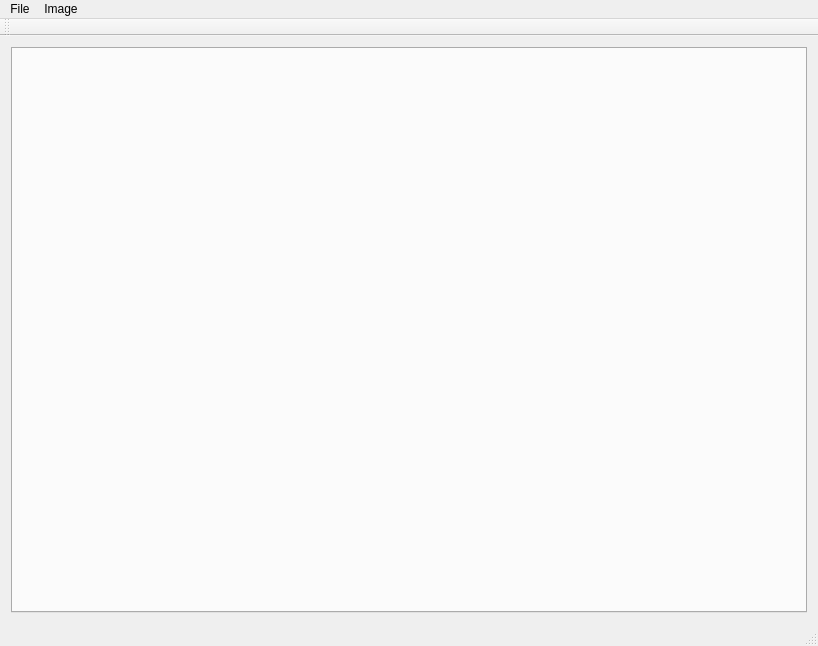
<?xml version="1.0" encoding="UTF-8"?>
<ui version="4.0">
 <class>ImageViewerClass</class>
 <widget class="QMainWindow" name="ImageViewerClass">
  <property name="geometry">
   <rect>
    <x>0</x>
    <y>0</y>
    <width>818</width>
    <height>646</height>
   </rect>
  </property>
  <property name="windowTitle">
   <string>ImageViewer</string>
  </property>
  <widget class="QWidget" name="centralWidget">
   <layout class="QHBoxLayout" name="horizontalLayout">
    <item>
     <widget class="QTabWidget" name="tabWidget">
      <property name="documentMode">
       <bool>false</bool>
      </property>
      <property name="tabsClosable">
       <bool>true</bool>
      </property>
      <property name="movable">
       <bool>true</bool>
      </property>
     </widget>
    </item>
   </layout>
  </widget>
  <widget class="QMenuBar" name="menuBar">
   <property name="geometry">
    <rect>
     <x>0</x>
     <y>0</y>
     <width>818</width>
     <height>26</height>
    </rect>
   </property>
   <widget class="QMenu" name="menuFile">
    <property name="title">
     <string>File</string>
    </property>
    <addaction name="actionNew"/>
    <addaction name="actionOpen"/>
    <addaction name="actionSave_as"/>
   </widget>
   <widget class="QMenu" name="menuImage">
    <property name="title">
     <string>Image</string>
    </property>
    <addaction name="actionRename"/>
    <addaction name="actionClear"/>
    <addaction name="actionInvert_colors"/>
   </widget>
   <addaction name="menuFile"/>
   <addaction name="menuImage"/>
  </widget>
  <widget class="QToolBar" name="mainToolBar">
   <attribute name="toolBarArea">
    <enum>TopToolBarArea</enum>
   </attribute>
   <attribute name="toolBarBreak">
    <bool>false</bool>
   </attribute>
  </widget>
  <widget class="QStatusBar" name="statusBar"/>
  <action name="actionNew">
   <property name="text">
    <string>New</string>
   </property>
  </action>
  <action name="actionOpen">
   <property name="text">
    <string>Open</string>
   </property>
  </action>
  <action name="actionSave_as">
   <property name="text">
    <string>Save as</string>
   </property>
  </action>
  <action name="actionRename">
   <property name="text">
    <string>Rename</string>
   </property>
  </action>
  <action name="actionClear">
   <property name="text">
    <string>Clear</string>
   </property>
  </action>
  <action name="actionInvert_colors">
   <property name="text">
    <string>Invert colors</string>
   </property>
  </action>
 </widget>
 <layoutdefault spacing="6" margin="11"/>
 <resources>
  <include location="ImageViewer.qrc"/>
 </resources>
 <connections/>
</ui>
